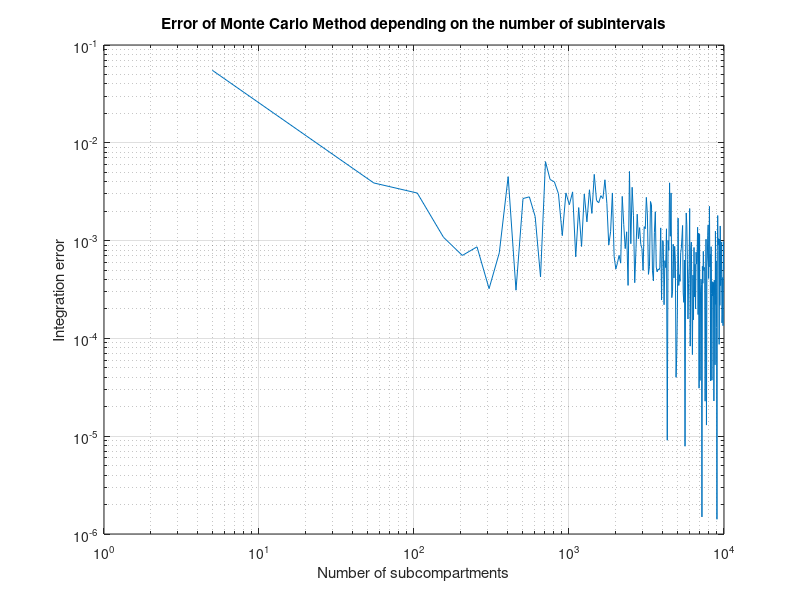

Write MATLAB code to recreate this figure.
function [integration_error, Nt, ft_5, xr, yr, yrmax] = zadanie4()
    % Numeryczne całkowanie metodą Monte Carlo.
    %
    %   integration_error - wektor wierszowy. Każdy element integration_error(1,i)
    %       zawiera błąd całkowania obliczony dla liczby losowań równej Nt(1,i).
    %       Zakładając, że obliczona wartość całki dla Nt(1,i) próbek wynosi
    %       integration_result, błąd jest definiowany jako:
    %       integration_error(1,i) = abs(integration_result - reference_value),
    %       gdzie reference_value to wartość referencyjna całki.
    %
    %   Nt - wektor wierszowy zawierający liczby losowań, dla których obliczano
    %       wektor błędów całkowania integration_error.
    %
    %   ft_5 - gęstość funkcji prawdopodobieństwa dla n=5
    %
    %   [xr, yr] - tablice komórkowe zawierające informacje o wylosowanych punktach.
    %       Tablice te mają rozmiar [1, length(Nt)]. W komórkach xr{1,i} oraz yr{1,i}
    %       zawarte są współrzędne x oraz y wszystkich punktów zastosowanych
    %       do obliczenia całki przy losowaniu Nt(1,i) punktów.
    %
    %   yrmax - maksymalna dopuszczalna wartość współrzędnej y losowanych punktów

    reference_value = 0.0473612919396179; % wartość referencyjna całki

    Nt = 5:50:10^4;

    %%%%%
    integration_error = zeros(1, length(Nt));
    ft_5 = f(5);
    xr = cell(1, length(Nt));
    yr = cell(1, length(Nt));
    yrmax = ft_5 + 0.001;  % Max. wartość współrzędnej y
    
	for i = 1:length(Nt)
        [integration_result, xr{i}, yr{i}] = integration(@f, Nt(i), yrmax);  % Całka dla współrzędnych x i y dla bieżącej liczby losowań
        integration_error(i) = abs(integration_result - reference_value);  % % Bezwzględny błąd całki
    end

	figure;
	loglog(Nt, integration_error);
	xlabel('Number of subcompartments');
	ylabel('Integration error');
	title('Error of Monte Carlo Method depending on the number of subintervals');
	grid on;
    saveas(gcf, 'zadanie4.png')
    %%%%%
end

%%%%%
function d = f(t)  % Wzór (1) - gęstość prawdopodobieństwa rozkładu normalnego ze średnią oraz odchyleniem standardowym
	sig = 3;
	u = 10;
	d = 1/(sig*sqrt(2*pi)) * exp(-((t-u).^2)/(2*sig^2));
end

function [integral, xr, yr] = integration(fun, N, yrmax)  % Całkowanie metodą Monte-Carlo
    xr = zeros(1, N); 
    yr = zeros(1, N); 
    N1 = 0;  % Licznika punktów poniżej krzywej
    S = yrmax * 5;  % Obszar, w którym losowane są punkty
    for i=1:N
        x = rand() * 5;  % Losowanie współrzędnej x, y i zapisywanie
        y = rand() * yrmax;  
        xr(1,i) = x;
        yr(1,i) = y;  
        if y <= fun(x)  
            N1 = N1 + 1; 
        end
    end
    integral = N1 * S / N;
end
%%%%%